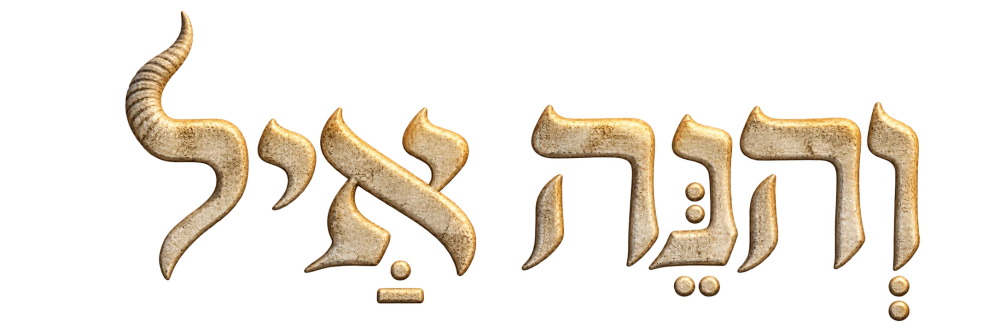
#> input picture song-video/assets/title/title-gold-original.webp, 2000 x 667 px (shown at 1/2 size)
$ python -i parts.py   (imports and definitions only)
#> lines starting #> are read from the running program, lines starting #| are printed output that depends on the picture; after the words box and inside, x2 and y2 are one past the last pixel; in counts of white or black regions, pixels touching at a corner belong together
"""Local (free) tooling for layered / rigged 2D assets: split a parts sheet into
separate PNGs, describe a skeleton in rig.json, and render poses for QA.

rig.json conventions
  canvas   [w, h] of the assembled picture
  parts[]  name, file, size [w,h], parent (name|null), z (draw order),
           pivot  [x,y]  rotation point, in the part's own pixels
           anchor [x,y]  where the pivot sits: in the PARENT's pixels, or on the
                         canvas for root parts
  rotation: degrees, positive = clockwise on screen (same as CSS rotate()).
"""
import json
import math
from pathlib import Path

import numpy as np
from PIL import Image, ImageDraw, ImageFont
from scipy import ndimage as ndi


def _load_rgba(path):
    a = np.array(Image.open(path).convert("RGBA"))
#> a is the input picture: shape (667, 2000, 4); mean R, G, B, A 43.3, 35.5, 25.3, 46.3
    keyed = False
    if a[..., 3].min() >= 250:  # no transparency: key out a flat background (corner colour)
        corners = np.array([a[0, 0, :3], a[0, -1, :3], a[-1, 0, :3], a[-1, -1, :3]], dtype=int)
        bg = np.median(corners, axis=0)
        d = np.abs(a[..., :3].astype(int) - bg).sum(-1)
        a[..., 3] = np.clip((d - 24) * 8, 0, 255).astype(np.uint8)
        keyed = True
    return a, keyed


def split_parts(sheet_path, out_dir, min_area_frac=0.002, merge_gap=4, pad=3):
    """Cut a parts sheet into one PNG per connected piece. Returns the manifest dict."""
    a, keyed = _load_rgba(sheet_path)
#> keyed = False
    H, W = a.shape[:2]
#> H = 667; W = 2000
    mask = a[..., 3] > 24
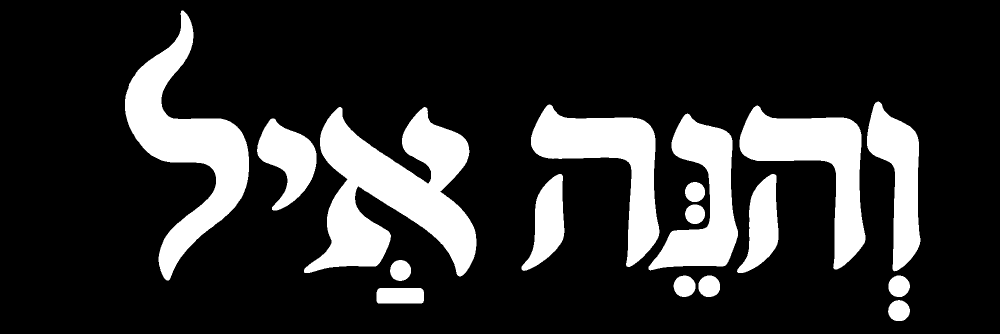
#> mask: shape (667, 2000) bool (shown at 1/2 size); 18.9% white; 17 white regions, largest, box (x1, y1, x2, y2) and area: (608, 214, 953, 553) 58777, (250, 21, 498, 561) 44617, (1479, 211, 1731, 539) 31244
    grown = ndi.binary_dilation(mask, structure=np.ones((3, 3), bool), iterations=merge_gap) if merge_gap > 0 else mask
#> grown: shape (667, 2000) bool; 22.6% white; 12 white regions, largest, box (x1, y1, x2, y2) and area: (510, 210, 957, 557) 83304, (246, 17, 502, 565) 52433, (1475, 207, 1735, 543) 36052
    lab, _ = ndi.label(grown)
#> lab: shape (667, 2000) int32; 13 distinct labels, from 0 to 12
    lab = lab * mask
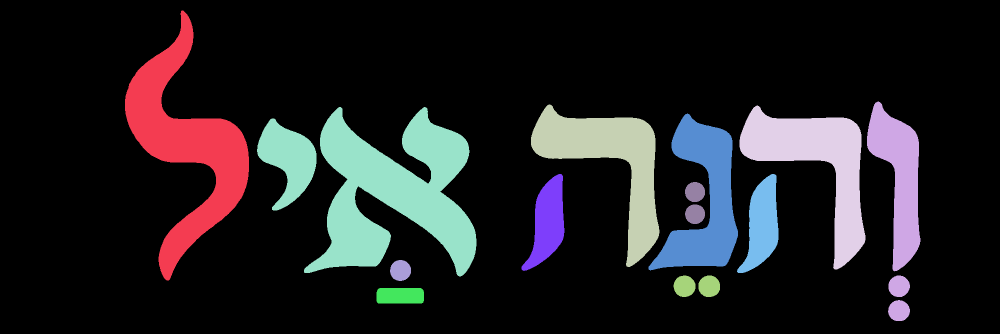
#> lab: shape (667, 2000) int32 (shown at 1/2 size); 13 distinct labels, from 0 to 12; one colour per label, 0 black
    areas = np.bincount(lab.ravel())
#> areas = [1082421, 44617, 21443, 30344, 31244, 70456, 25670, 8827, 9209, 2510, 1388, 2980, 2891]
    areas[0] = 0
    if areas.max() == 0:
        raise ValueError("no visible pixels found in the sheet")
    thr = areas.max() * min_area_frac
#> thr = 140.9
    objs = ndi.find_objects(lab)
#> objs = 12 items
    found, discarded = [], 0
    for k in range(1, len(areas)):
        if areas[k] == 0:
            continue
        if areas[k] < thr:
            discarded += 1
            continue
        sl = objs[k - 1]
        ys, xs = np.nonzero(lab[sl] == k)
        found.append((k, int(ys.mean() + sl[0].start), int(xs.mean() + sl[1].start)))
#> this loop made 12 passes
#> after the loop, discarded = 0; found = [(1, 291, 372), (2, 389, 1797), (3, 325, 1218), (4, 327, 1631), (5, 374, 753), (6, 399, 1408), (7, 444, 1094), (8, 448, 1523), (9, 405, 1389), (10, 540, 800), (11, 572, 1393), (12, 591, 800)]
    band = max(1, H // 8)
#> band = 83
    found.sort(key=lambda t: (t[1] // band, t[2]))

    out = Path(out_dir)
    out.mkdir(parents=True, exist_ok=True)
    parts = []
    for i, (k, cy, cx) in enumerate(found, 1):
        sl = objs[k - 1]
        y0, y1 = max(0, sl[0].start - pad), min(H, sl[0].stop + pad)
        x0, x1 = max(0, sl[1].start - pad), min(W, sl[1].stop + pad)
        crop = a[y0:y1, x0:x1].copy()
        crop[..., 3] = np.where(lab[y0:y1, x0:x1] == k, crop[..., 3], 0)
        pid = f"p{i:02d}"
        Image.fromarray(crop, "RGBA").save(out / f"{pid}.png")
        w, h = x1 - x0, y1 - y0
        parts.append({
            "id": pid, "file": f"{pid}.png", "size": [w, h], "bbox_in_sheet": [x0, y0, x1, y1],
            "centroid_in_sheet": [cx, cy], "area_px": int(areas[k]),
            "pivot_hints": {"center": [w // 2, h // 2], "top_center": [w // 2, 0], "bottom_center": [w // 2, h],
                            "left_center": [0, h // 2], "right_center": [w, h // 2]},
        })
#> this loop made 12 passes
#> (k, cy, cx, y0, y1, x0, x1, pid) on passes 1 to 12: (1, 291, 372, 18, 564, 247, 501, 'p01'), (3, 325, 1218, 206, 537, 1059, 1322, 'p02'), (4, 327, 1631, 208, 542, 1476, 1734, 'p03'), (5, 374, 753, 211, 556, 511, 956, 'p04'), (9, 405, 1389, 361, 451, 1367, 1413, 'p05'), (6, 399, 1408, 224, 544, 1294, 1479, 'p06'), (2, 389, 1797, 200, 645, 1731, 1844, 'p07'), (7, 444, 1094, 345, 545, 1040, 1132, 'p08'), (8, 448, 1523, 345, 549, 1471, 1560, 'p09'), (10, 540, 800, 517, 565, 777, 825, 'p10'), (11, 572, 1393, 548, 597, 1344, 1443, 'p11'), (12, 591, 800, 573, 610, 750, 851, 'p12')
#> pass 1, in split_parts, `crop = a[y0:y1, x0:x1].copy()`:
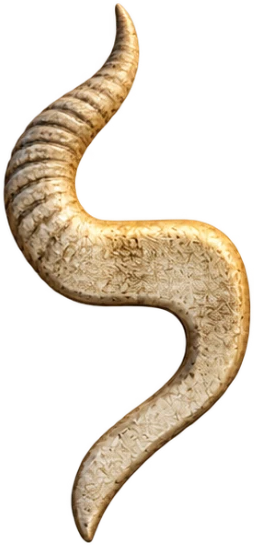
#> crop: shape (546, 254, 4); mean R, G, B, A 67.8, 55.9, 40.5, 79.2; transparent parts drawn white
#> pass 2, in split_parts, `Image.fromarray(crop, "RGBA").save(out / f"{pid}.png")`:
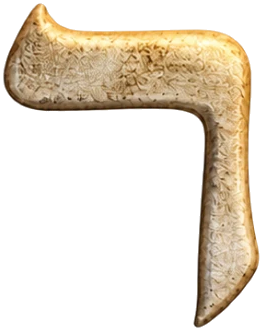
#> saved as p02.png: PIL image 263x331 RGBA; mean R, G, B, A 99.4, 81.4, 57.6, 85.7; transparent parts drawn white
#> after the loop:
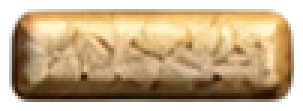
#> crop: shape (37, 101, 4) (shown 3 times larger); mean R, G, B, A 154.4, 125.1, 83.9, 186.2; transparent parts drawn white
#> after the loop, parts = 12 items
    manifest = {"sheet": str(sheet_path), "sheet_size": [W, H], "background_keyed_locally": keyed,
                "discarded_specks": discarded, "parts": parts}
    (out / "manifest.json").write_text(json.dumps(manifest, indent=1))
    _labeled_preview(a, parts, out / "labeled.png")
    return manifest


def _labeled_preview(a, parts, path):
    base = Image.new("RGBA", (a.shape[1], a.shape[0]), (225, 225, 225, 255))
    base.alpha_composite(Image.fromarray(a, "RGBA"))
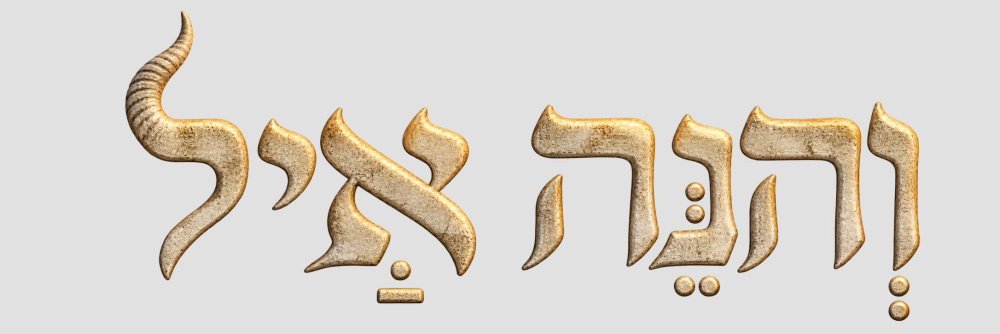
#> base: PIL image 2000x667 RGBA (shown at 1/2 size); mean R, G, B, A 218, 212.5, 204.5, 255
    d = ImageDraw.Draw(base)
    try:
        font = ImageFont.load_default(size=max(14, a.shape[0] // 45))
    except TypeError:
        font = ImageFont.load_default()
    for p in parts:
        x0, y0, x1, y1 = p["bbox_in_sheet"]
        d.rectangle([x0, y0, x1, y1], outline=(255, 0, 80, 255), width=2)
        d.text((x0 + 3, y0 + 2), p["id"], fill=(200, 0, 60, 255), font=font)
#> this loop made 12 passes
#> (x0, y0, x1, y1) on passes 1 to 12: (247, 18, 501, 564), (1059, 206, 1322, 537), (1476, 208, 1734, 542), (511, 211, 956, 556), (1367, 361, 1413, 451), (1294, 224, 1479, 544), (1731, 200, 1844, 645), (1040, 345, 1132, 545), (1471, 345, 1560, 549), (777, 517, 825, 565), (1344, 548, 1443, 597), (750, 573, 851, 610)
    base.convert("RGB").save(path)
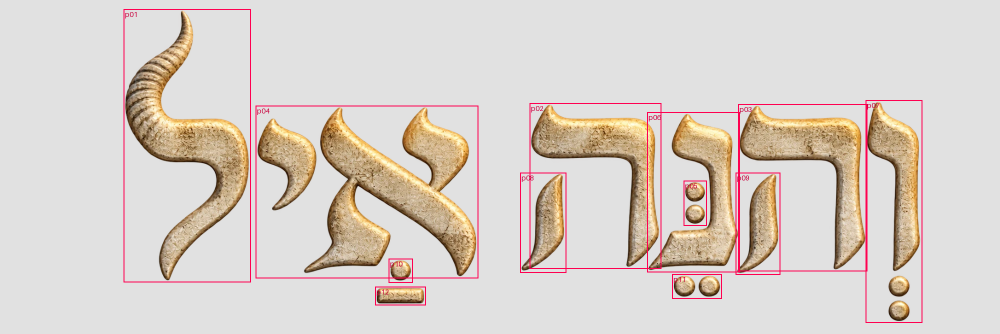
#> saved as labeled.png: PIL image 2000x667 RGB (shown at 1/2 size); mean R, G, B 218.5, 209.1, 202.3


# [77 lines left out: functions save_rig, render_rig, not called in this run]

>>> result = split_parts('../song-video/assets/title/title-gold-original.webp', 'out.png')
#> result = 5 items
